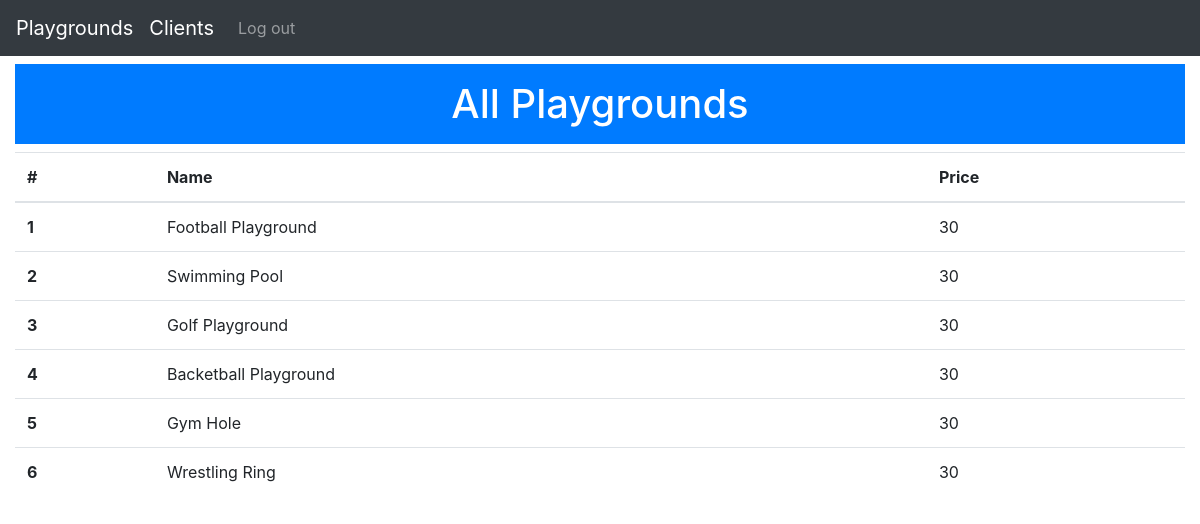
/admin/playground/playground.php, run on the app's committed database.
### tables this page shows
CREATE TABLE `playground` (
  `id` int(11) NOT NULL,
  `name` varchar(225) NOT NULL,
  `price` varchar(225) NOT NULL,
  `img` varchar(225) DEFAULT NULL
);

### admin/playground/playground.php (the view)
<?php  include('../inc/header.php'); ?>
<?php
    $sql = "SELECT * FROM `playground` ";
    $result = mysqli_query($conn,$sql);
?>
    <h1 class="text-center col-12 bg-primary py-3 text-white my-2">All Playgrounds</h1>
    <div class="row">
        <div class="col-sm-12">
            <table class="table">
                <thead>
                    <tr>
                    <th scope="col">#</th>
                    <th scope="col">Name</th>
                    <th scope="col">Price</th>
                    </tr>
                </thead>
                <tbody>
                <?php  if(mysqli_num_rows($result) > 0): ?>
                    <?php  while($row = mysqli_fetch_assoc($result)): ?>
                    <tr>
                        <th><?php echo $row['id']; ?></th>
                        <td><?php echo $row['name']; ?></td>
                        <td><?php echo $row['price']; ?></td>
                    </tr>
                    <?php endwhile; ?>
                <?php endif; ?>
                </tbody>
            </table>
        </div>
    </div>
<?php  include('../inc/footer.php'); ?>

### admin/inc/header.php (shortened to what this page needs)
<!doctype html>
<html lang="en">
  <head>
    <link rel="stylesheet" href="https://stackpath.bootstrapcdn.com/bootstrap/4.4.1/css/bootstrap.min.css">
    <link rel="stylesheet" href="https://stackpath.bootstrapcdn.com/font-awesome/4.7.0/css/font-awesome.min.css" >
  </head>
  <body>
    <nav class="navbar navbar-expand-lg navbar-dark bg-dark">
        <a class="navbar-brand" href="../playground/playground.php">Playgrounds</a>
        <a class="navbar-brand" href="../client/client.php">Clients</a>
        <div class="collapse navbar-collapse" id="navbarNav">
            <ul class="navbar-nav">
                <li class="nav-item">
                    <a class="nav-link" href="../../out.php">Log out</a>
                </li>
            </ul>
        </div>
    </nav>
    <div class="container-fluid">

### admin/inc/footer.php
        </div>
    </body>
</html>

### data on the page
playground: id "1", name "Football Playground", price "30"
playground: id "2", name "Swimming Pool", price "30"
playground: id "3", name "Golf Playground", price "30"
playground: id "4", name "Backetball Playground", price "30"
playground: id "5", name "Gym Hole", price "30"
playground: id "6", name "Wrestling Ring", price "30"
